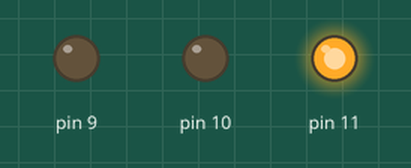
The sketch below on a simulated Arduino Uno, built with avr-gcc and run on an emulated ATmega328P. Parts: output pins drawn as LEDs (lit = HIGH).

Above: at 0.5 s.
At 2.5 s:
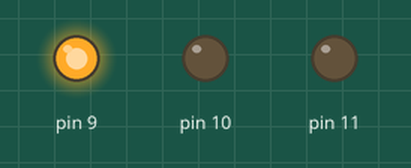
At 3.5 s:
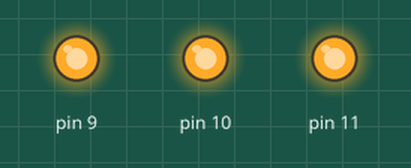
At 8.5 s:
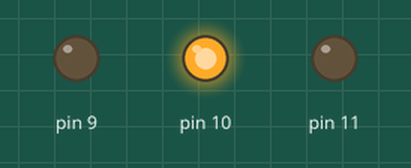
Timing chart, 0 to 9.1 s (numbered marks = the images above):
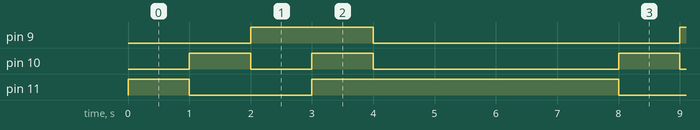

The sketch:

rgb_led1.ino
```cpp
// C++ code
//
void setup()
{
  pinMode(11, OUTPUT);
  pinMode(10, OUTPUT);
  pinMode(9, OUTPUT);
}

void loop()
{
  digitalWrite(11, HIGH);
  digitalWrite(10, LOW);
  digitalWrite(9, LOW);
  delay(1000); // Wait for 1000 millisecond(s)
  digitalWrite(11, LOW);
  digitalWrite(10, HIGH);
  digitalWrite(9, LOW);
  delay(1000); // Wait for 1000 millisecond(s)
  digitalWrite(11, LOW);
  digitalWrite(10, LOW);
  digitalWrite(9, HIGH);
  delay(1000); // Wait for 1000 millisecond(s)
  digitalWrite(11, HIGH);
  digitalWrite(10, HIGH);
  digitalWrite(9, HIGH);
  delay(1000); // Wait for 1000 millisecond(s)
  analogWrite(11, 255);
  analogWrite(9, 0);
  analogWrite(10, 0);
  delay(3000); // Wait for 3000 millisecond(s)
}
```

Measured:
- by itself, pin 9: alternates HIGH for 2.0 s and LOW for 5.0 s
- by itself, pin 10: repeats every 7.0 s: LOW 1.0 s, HIGH 1.0 s, LOW 4.0 s, HIGH 1.0 s
- by itself, pin 11: repeats every 7.0 s: LOW 2.0 s, HIGH 5.0 s
